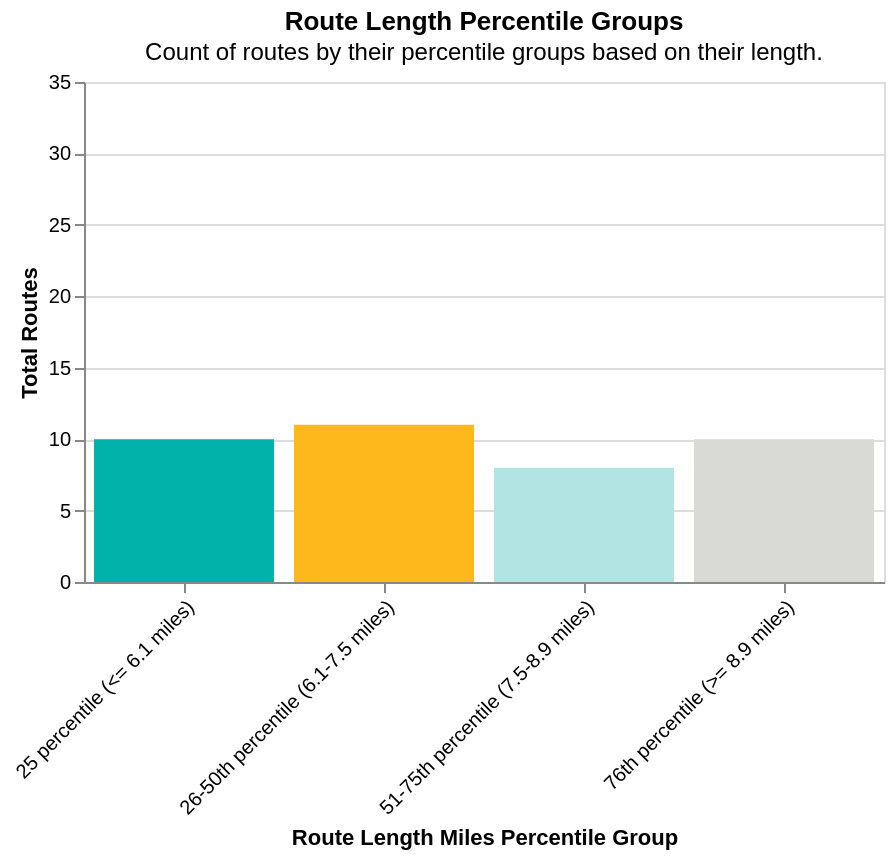

Notebook cell for this chart:
### Markdown cell above
## Route Length

### Code cell
try:
    display(utils.create_route_lengths(fct_monthly_route_df))
except:
    display(Markdown(f"""{analysis_name} doesn't have information on route lengths."""))

### Figure 1 — Vega-Lite specification as saved in the notebook (floating-point values rounded to 4 significant figures)
{"config": {"view": {"continuousWidth": 300, "continuousHeight": 300}}, "data": {"name": "data-387b44cc206f7c2cb868b7b5f7d4bdb9"}, "mark": {"type": "bar"}, "encoding": {"color": {"field": "Route Length Miles Percentile Group", "legend": null, "scale": {"range": ["#00b2a9", "#ffb81c", "#b1e4e3", "#d9d9d6"]}, "title": "Route Length Miles Percentile Group", "type": "nominal"}, "tooltip": [{"field": "Route Length Miles Percentile Group", "type": "nominal"}, {"field": "Total Routes", "type": "quantitative"}], "x": {"axis": {"format": "", "labelAngle": -45}, "field": "Route Length Miles Percentile Group", "title": "Route Length Miles Percentile Group", "type": "nominal"}, "y": {"axis": {"values": [0, 5, 10, 15, 20, 25, 30, 35]}, "field": "Total Routes", "scale": {"domain": [0, 35], "nice": false}, "title": "Total Routes", "type": "quantitative"}}, "height": 250, "title": {"text": ["Route Length Percentile Groups"], "subtitle": ["Count of routes by their percentile groups based on their length."]}, "width": 400, "$schema": "https://vega.github.io/schema/vega-lite/v6.1.0.json", "datasets": {"data-387b44cc206f7c2cb868b7b5f7d4bdb9": [{"Route Length Miles Percentile Group": "25 percentile (<= 6.1 miles)", "Total Routes": 10}, {"Route Length Miles Percentile Group": "26-50th percentile (6.1-7.5 miles)", "Total Routes": 11}, {"Route Length Miles Percentile Group": "51-75th percentile (7.5-8.9 miles)", "Total Routes": 8}, {"Route Length Miles Percentile Group": "76th percentile (>= 8.9 miles)", "Total Routes": 10}]}}
